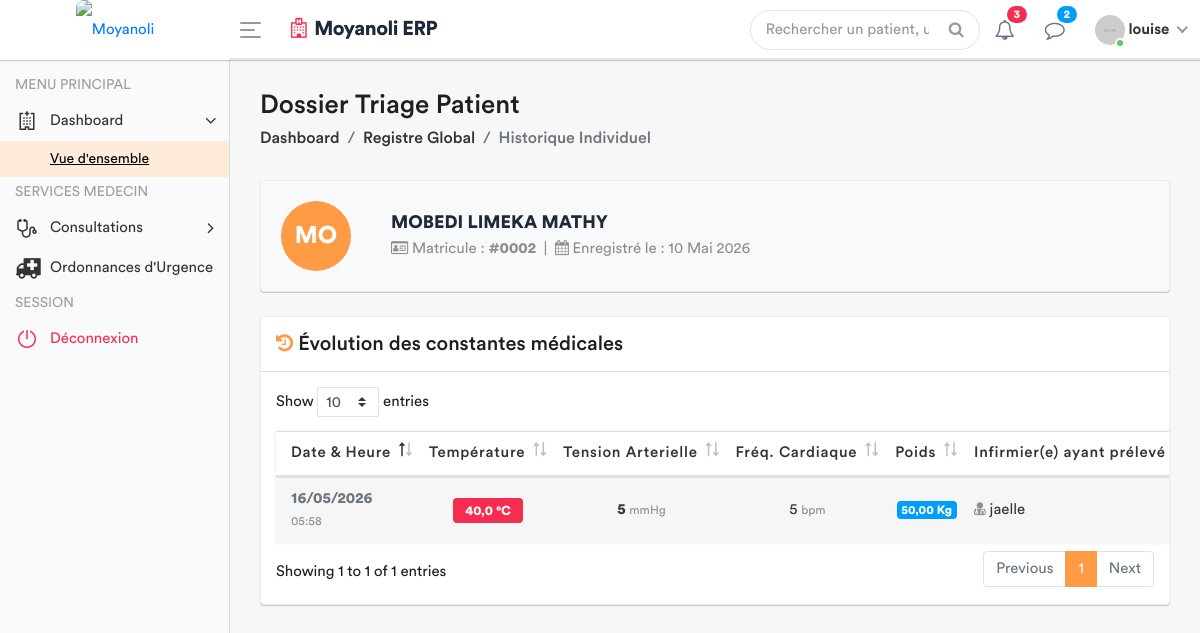
The page /infirmerie/historique/2/ (signed in) on the database as committed earlier.
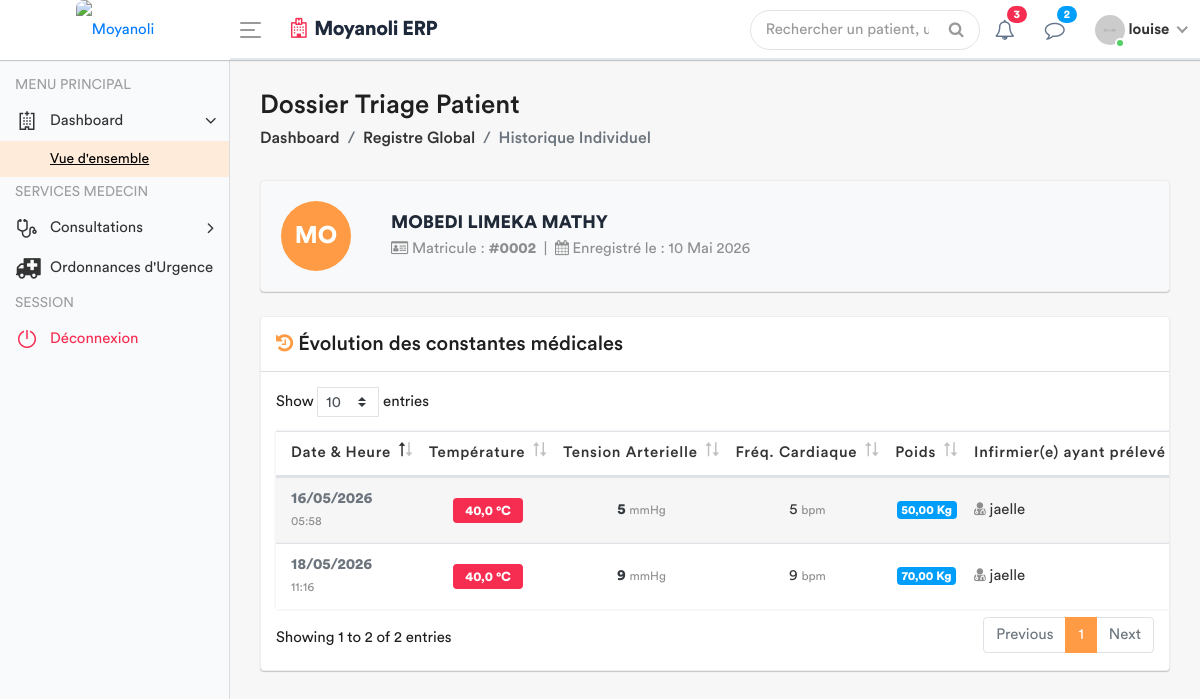
The same page on the database as committed later.
### apps/models.py (models this page shows, shortened)
class SigneVital(models.Model):
    patient = models.ForeignKey(Patient, on_delete=models.CASCADE)
    temperature = models.DecimalField(max_digits=4, decimal_places=1)
    poids = models.DecimalField(max_digits=5, decimal_places=2)
    tension_arterielle = models.CharField(max_length=10)
    frequence_cardiaque = models.IntegerField()
    frequence_respiratoire = models.IntegerField(null=True, blank=True)
    saturation_oxygene = models.IntegerField(null=True, blank=True)
    date_prelevement = models.DateTimeField(default=timezone.now)
    infirmier = models.ForeignKey(User, on_delete=models.SET_NULL, null=True)
    est_consulte = models.BooleanField(default=False)

### apps/views.py (the view)
# urls.py: path('infirmerie/historique/<int:patient_id>/', views.historique_signes_vitaux, name='historique_signes_vitaux'),
@login_required
def historique_signes_vitaux(request, patient_id):
    patient = get_object_or_404(Patient, id=patient_id)
    historique = SigneVital.objects.filter(patient=patient).order_by('-date_prelevement')
    role = Fonction.objects.filter(userKey=request.user).first()
    fonctionKey = role.fonctionKey.roleName if role else None
    context = {
        'patient': patient,
        'historique': historique,
        'fonctionKey': fonctionKey,
    }
    return render(request, 'back-end/infirmerie/historique_signes.html', context)

### apps/templates/back-end/infirmerie/historique_signes.html (shortened to what the changed rows need)
<!DOCTYPE html>
{% load static %}
<html lang="fr">
    <head>
        {% include 'back-end/includes/css.html' %}
    </head>
    <body>
        <div class="main-wrapper">
            <div class="page-wrapper">
                <div class="content container-fluid">
                    <div class="row">
                        <div class="col-md-12">
                            <div class="card card-table">
                                <div class="card-body">
                                    <div class="table-responsive" style="padding: 15px;">
                                        <table class="table table-striped table-hover custom-table mb-0 datatable">
                                            <thead>
                                                <tr>
                                                    <th>Date & Heure</th>
                                                    <th class="text-center">Température</th>
                                                    <th class="text-center">Tension Arterielle</th>
                                                    <th class="text-center">Fréq. Cardiaque</th>
                                                    <th class="text-center">Poids</th>
                                                    <th>Infirmier(e) ayant prélevé</th>
                                                </tr>
                                            </thead>
                                            <tbody>
                                                {% for signe in historique %}
                                                <tr>
                                                    <td>
                                                        <strong class="text-secondary">{{ signe.date_prelevement|date:"d/m/Y" }}</strong>
                                                        <br><small class="text-muted">{{ signe.date_prelevement|date:"H:i" }}</small>
                                                    </td>
                                                    <td class="text-center">
                                                        <span class="badge {% if signe.temperature >= 38 %}badge-danger{% elif signe.temperature < 36 %}badge-warning{% else %}badge-success{% endif %}" style="font-size: 13px; padding: 6px 12px;">
                                                            {{ signe.temperature }} °C
                                                        </span>
                                                    </td>
                                                    <td class="text-center">
                                                        <span class="text-dark font-weight-bold">{{ signe.tension_arterielle|default:"--" }}</span> <small class="text-muted">mmHg</small>
                                                    </td>
                                                    <td class="text-center">
                                                        {{ signe.frequence_cardiaque|default:"--" }} <small class="text-muted">bpm</small>
                                                    </td>
                                                    <td class="text-center">
                                                        <span class="badge badge-info" style="font-size: 12px;">{{ signe.poids }} Kg</span>
                                                    </td>
                                                    <td>
                                                        <i class="fa fa-user-md text-muted"></i>
                                                        {{ signe.infirmier.get_full_name|default:signe.infirmier.username }}
                                                    </td>
                                                </tr>
                                                {% endfor %}
                                            </tbody>
                                        </table>
                                    </div>
                                </div>
                            </div>
                        </div>
                    </div>
                </div>
            </div>
        </div>
    </body>
</html>

Rows that differ between the two databases and show on the page:
added SigneVital: date_prelevement "18/05/2026", date_prelevement "11:16", temperature "40,0", tension_arterielle "9", frequence_cardiaque "9", poids "70,00", infirmier.get_full_name "jaelle"
Other text that changed with them:
text written by a page script: "Show entries Showing 1 to 1 of 1 entries Previous 1 Next" → "Show entries Showing 1 to 2 of 2 entries Previous 1 Next"
